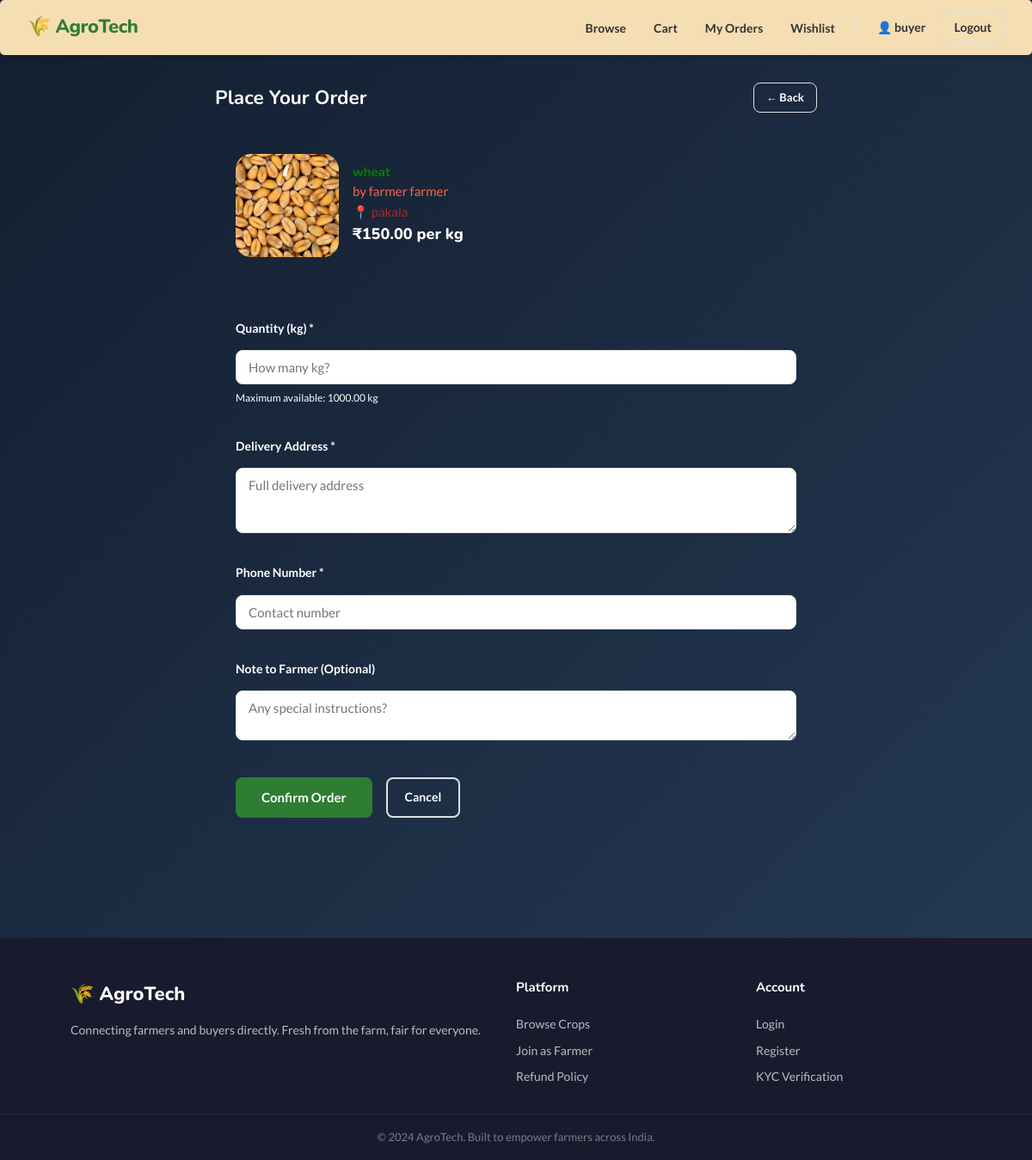
/buyers/order/place/8/ (signed in), run on the app's committed database.
### accounts/models.py (models this page shows, shortened)
class User(AbstractUser):
    email = models.EmailField(unique=True)
    USERNAME_FIELD = 'email'
    REQUIRED_FIELDS = ['username']

### farmers/models.py (models this page shows, shortened)
class Crop(models.Model):
    CATEGORY_CHOICES = [
        ('vegetables', 'Vegetables'),
        ('fruits', 'Fruits'),
        ('grains', 'Grains & Cereals'),
        ('pulses', 'Pulses & Legumes'),
        ('spices', 'Spices & Herbs'),
        ('dairy', 'Dairy Products'),
        ('other', 'Other'),
    ]
    farmer = models.ForeignKey(User, on_delete=models.CASCADE, related_name='crops')
    name = models.CharField(max_length=100)
    category = models.CharField(max_length=30, choices=CATEGORY_CHOICES, default='vegetables')
    description = models.TextField()
    price_per_kg = models.DecimalField(max_digits=8, decimal_places=2)
    quantity_kg = models.DecimalField(max_digits=8, decimal_places=2)
    location = models.CharField(max_length=150)
    image = models.ImageField(upload_to='crops/', blank=True, null=True)
    is_available = models.BooleanField(default=True)
    created_on = models.DateTimeField(auto_now_add=True)
    updated_on = models.DateTimeField(auto_now=True)

### buyers/views.py (the view)
    def wrapper(request, *args, **kwargs):
        if not request.user.is_authenticated:
            return redirect('accounts:login')
        profile = getattr(request.user, 'profile', None)
        if not profile or profile.role != 'buyer':
            messages.error(request, "This page is for buyers only.")
            return redirect('home')
        return view_func(request, *args, **kwargs)

### buyers/forms.py
class PlaceOrderForm(forms.ModelForm):
    class Meta:
        model = Order
        fields = ['quantity_kg', 'delivery_address', 'phone', 'note']
        widgets = {
            'quantity_kg': forms.NumberInput(attrs={'placeholder': 'How many kg?', 'step': '0.5', 'min': '0.5'}),
            'delivery_address': forms.Textarea(attrs={'rows': 3, 'placeholder': 'Full delivery address'}),
            'phone': forms.TextInput(attrs={'placeholder': 'Contact number'}),
            'note': forms.Textarea(attrs={'rows': 2, 'placeholder': 'Any special instructions? (optional)'}),
        }
        labels = {
            'quantity_kg': 'Quantity (kg)',
            'note': 'Note to Farmer',
        }

### buyers/views.py (called while the page is built, shortened)
def buyer_required(view_func):
    def wrapper(request, *args, **kwargs):
        if not request.user.is_authenticated:
            return redirect('accounts:login')
        profile = getattr(request.user, 'profile', None)
        if not profile or profile.role != 'buyer':
            messages.error(request, "This page is for buyers only.")
            return redirect('home')
        return view_func(request, *args, **kwargs)
    return wrapper

@buyer_required
def place_order_view(request, crop_id):
    crop = get_object_or_404(Crop, id=crop_id, is_available=True)
    form = PlaceOrderForm(request.POST or None, initial={
        'phone': request.user.profile.phone,
        'delivery_address': request.user.profile.address,
    })
    return render(request, 'buyers/place_order.html', {'form': form, 'crop': crop})

### buyers/templates/buyers/place_order.html (shortened to what this page needs)
{% extends 'base.html' %}
{% load static %}
{% block extra_css %}
  <link rel="stylesheet" href="{% static 'buyers/place_order.css' %}" />
{% endblock %}
{% block content %}
<div class="page-wrapper narrow">
  <div class="page-header">
    <h2>Place Your Order</h2>
    <a style="color:white" href="{% url 'buyers:crop_detail' crop.id %}" class="btn btn-outline-sm">← Back</a>
  </div>
  <div class="order-summary-card">
    <div class="order-crop-info">
      {% if crop.image %}
        <img src="{{ crop.image.url }}" alt="{{ crop.name }}" class="order-crop-thumb" />
      {% endif %}
      <div>
        <h4 style="color:green">{{ crop.name }}</h4>
        <p style="color:tomato">by {{ crop.farmer.get_full_name|default:crop.farmer.username }}</p>
        <p style="color:brown">📍 {{ crop.location }}</p>
        <p class="crop-price" style="color:white">₹{{ crop.price_per_kg }} per kg</p>
      </div>
    </div>
  </div>
  <div class="form-card">
    <form method="POST" class="main-form" id="order-form">
      <div class="form-group">
        <label style="color:white">Quantity (kg) *</label>
        <input type="number" name="quantity_kg" id="qty-input" step="0.5" min="0.5"
               max="{{ crop.quantity_kg }}" placeholder="How many kg?" required />
        <small style="color:white">Maximum available: {{ crop.quantity_kg }} kg</small>
      </div>
      <div class="form-group">
        <label style="color:white">Delivery Address *</label>
        <textarea name="delivery_address" rows="3" placeholder="Full delivery address" required>{{ form.initial.delivery_address }}</textarea>
      </div>
      <div class="form-group">
        <label style="color:white">Phone Number *</label>
        <input type="text" name="phone" placeholder="Contact number" required value="{{ form.initial.phone }}" />
      </div>
      <div class="form-group">
        <label style="color:white">Note to Farmer (Optional)</label>
        <textarea name="note" rows="2" placeholder="Any special instructions?"></textarea>
      </div>
      <div class="form-actions">
        <button type="submit" class="btn btn-green btn-lg">Confirm Order</button>
        <a style="color:white" href="{% url 'buyers:home' %}" class="btn btn-outline">Cancel</a>
      </div>
    </form>
  </div>
</div>
{% endblock %}

### templates/base.html (shortened to what this page needs)
<!DOCTYPE html>
<html lang="en">
<head>
  {% load static %}
  <link rel="stylesheet" href="{% static 'css/main.css' %}?v=7" />
  {% block extra_css %}{% endblock %}
</head>
<body>
<nav class="navbar">
  <a href="/" class="logo">🌾 AgroTech</a>
  <ul class="nav-links">
    {% if user.is_authenticated %}
      {% with profile=user.profile %}
        {% if user.is_superuser %}
          <li><a href="{% url 'admin_panel:dashboard' %}" class="{% block admin_active %}{% endblock %}">Dashboard</a></li>
          <li><a href="{% url 'admin_panel:kyc_list' %}">KYC</a></li>
          <li><a href="{% url 'admin_panel:users_list' %}">Users</a></li>
          <li><a href="{% url 'admin_panel:orders_list' %}">Orders</a></li>
          <li><a href="{% url 'admin_panel:reviews_list' %}">Reviews</a></li>
        {% elif profile.role == 'farmer' %}
          <li><a href="{% url 'farmers:dashboard' %}">Dashboard</a></li>
          <li><a href="{% url 'farmers:my_crops' %}">My Crops</a></li>
          <li><a href="{% url 'farmers:orders' %}">Orders</a></li>
          <li><a href="{% url 'farmers:earnings' %}">Earnings</a></li>
          <li><a href="{% url 'farmers:reviews' %}">Reviews</a></li>
        {% elif profile.role == 'buyer' %}
          <li><a href="{% url 'buyers:home' %}">Browse</a></li>
          <li><a href="{% url 'buyers:cart' %}">Cart</a></li>
          <li><a href="{% url 'buyers:my_orders' %}">My Orders</a></li>
          <li><a href="{% url 'buyers:wishlist' %}">Wishlist</a></li>
        {% endif %}
      {% endwith %}
      <li>
        <a href="{% url 'accounts:profile' %}" class="nav-profile">
          👤 {{ user.first_name|default:user.username }}
        </a>
      </li>
      <li><a href="{% url 'accounts:logout' %}" class="btn btn-outline-sm">Logout</a></li>
    {% else %}
      <li><a href="{% url 'buyers:home' %}">Browse Crops</a></li>
      <li><a href="{% url 'accounts:login' %}" class="btn btn-outline-sm">Login</a></li>
      <li><a href="{% url 'accounts:register' %}" class="btn btn-green-sm">Sign Up</a></li>
    {% endif %}
  </ul>
</nav>
<main class="main-content">
  {% block content %}{% endblock %}
</main>
<footer class="footer">
  <div class="footer-inner">
    <div class="footer-brand">
      <span class="logo">🌾 AgroTech</span>
      <p>Connecting farmers and buyers directly. Fresh from the farm, fair for everyone.</p>
    </div>
    <div class="footer-links">
      <h4>Platform</h4>
      <a href="{% url 'buyers:home' %}">Browse Crops</a>
      <a href="{% url 'accounts:register' %}">Join as Farmer</a>
      <a href="{% url 'buyers:refund_policy' %}">Refund Policy</a>
    </div>
    <div class="footer-links">
      <h4>Account</h4>
      <a href="{% url 'accounts:login' %}">Login</a>
      <a href="{% url 'accounts:register' %}">Register</a>
      <a href="{% url 'accounts:kyc_upload' %}">KYC Verification</a>
    </div>
  </div>
  <div class="footer-bottom">
    <p>© 2024 AgroTech. Built to empower farmers across India.</p>
  </div>
</footer>
</body>
</html>

### buyers/static/buyers/place_order.css (style rules this page uses)
.page-wrapper.narrow { max-width: 740px; }
.order-summary-card, .form-card { padding: 1.5rem; border-radius: 18px; background: var(--surface); box-shadow: var(--shadow-soft); margin-bottom: 1.5rem; }
.order-crop-info { display: flex; gap: 1rem; align-items: center; }
.order-crop-thumb { width: 120px; height: 120px; object-fit: cover; border-radius: 18px; }
.main-form .form-group { margin-bottom: 1.2rem; }
.main-form label { display: block; margin-bottom: 0.5rem; }
.main-form input, .main-form textarea, .main-form select { width: 100%; }
.form-actions { display: flex; flex-wrap: wrap; gap: 1rem; }

### data on the page
User: first_name "buyer"
Crop: image (picture), name "wheat", farmer.get_full_name "farmer farmer", location "pakala", price_per_kg "150.00", quantity_kg "1000.00"
